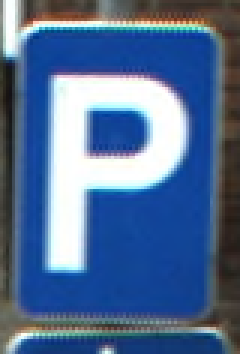
%> input picture Backup_4.2/P.ppm, 80 x 118 px (shown 3 times larger)
$ octave --eval "result = RedSign(imread('Backup_4.2/P.ppm'));"   (GNU Octave 9; MATLAB toolbox functions it lacks are replaced by stand-ins)
%> lines starting %> are read from the running program, lines starting %| are printed output that depends on the picture; in (x1, y1, x2, y2) boxes, pixels count from 0 and x2, y2 are one past the last pixel; in counts of white or black regions, pixels touching at a corner belong together; the program's own positions count from 1
%This function is to threshold Red Signs

function imgSign = RedSign(image)

%read image and convert to HSV
imgHSV = rgb2hsv(image);
%> imgHSV: size 118x80x3 double; mean H, S, V 0.472, 0.522, 0.602

%Separate HSV channel and remove noise
imgH = medfilt2(imgHSV(:,:,1));
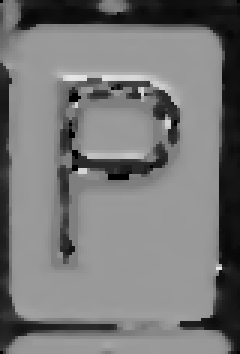
%> imgH: size 118x80 double (shown 3 times larger); min 0, max 0.905, mean 0.471
imgS = medfilt2(imgHSV(:,:,2));
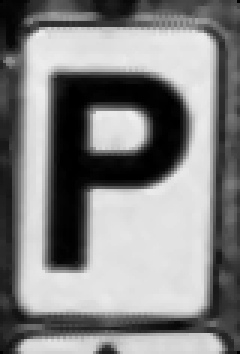
%> imgS: size 118x80 double (shown 3 times larger); min 0, max 0.934, mean 0.522
imgV = medfilt2(imgHSV(:,:,3));
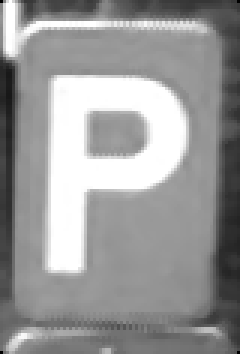
%> imgV: size 118x80 double (shown 3 times larger); min 0, max 1, mean 0.601

% Initialize Sign Image
sz = size(imgHSV(:,:,1));
%> sz = [118 80]
imgSign = zeros(sz,'logical');
%> imgSign: size 118x80 logical; every value is 0

%color threshold image in HSV color space
%the red color Hue between 0 ~ 0.04
for i = 1 : length(imgH(:,1))
    for j = 1 : length(imgH(1,:))
        if imgH(i,j,1) >= 0 && imgH(i,j,1) < 0.04
            imgSign(i,j,1) = 1;
        else
            imgSign(i,j,1) = 0;
        end
    end
end
%> this loop made 118 passes
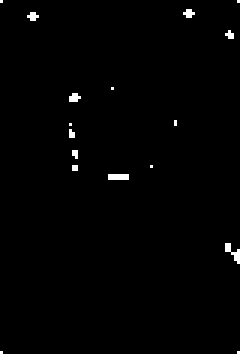
%> imgSign: size 118x80 logical (shown 3 times larger); 0.88% white in thin lines or dots


%Binary Image post-processing
imgSign = bwareaopen(imgSign,20);
imgSign = imfill(imgSign,'holes');
seY = strel('disk' , 5);
imgSign = imclose(imgSign,seY);

%show image
imshow(imgSign);

$ run again, on Backup_4.2/Stop.ppm
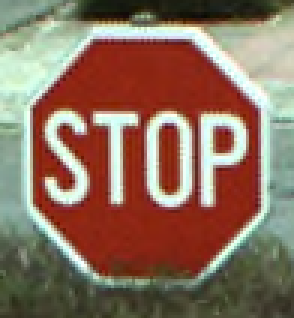
%> input picture Backup_4.2/Stop.ppm, 98 x 106 px (shown 3 times larger)
%> imgHSV: size 106x98x3 double; mean H, S, V 0.202, 0.435, 0.581
%> in RedSign, `imgV = medfilt2(imgHSV(:,:,3));`:
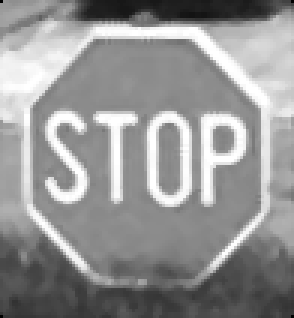
%> imgV: size 106x98 double (shown 3 times larger); min 0, max 1, mean 0.582
%> sz = [106 98]
%> the loop in RedSign, `for i = 1 : length(imgH(:,1))` made 106 passes
%> in RedSign, `imgSign = imclose(imgSign,seY);`:
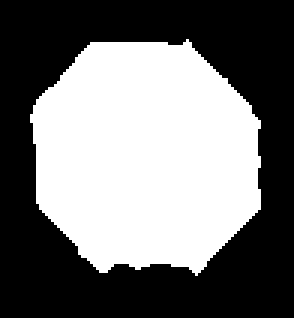
%> imgSign: size 106x98 logical (shown 3 times larger); 45.7% white; 1 white region, box (x1, y1, x2, y2) and area: (10, 13, 87, 92) 4745
